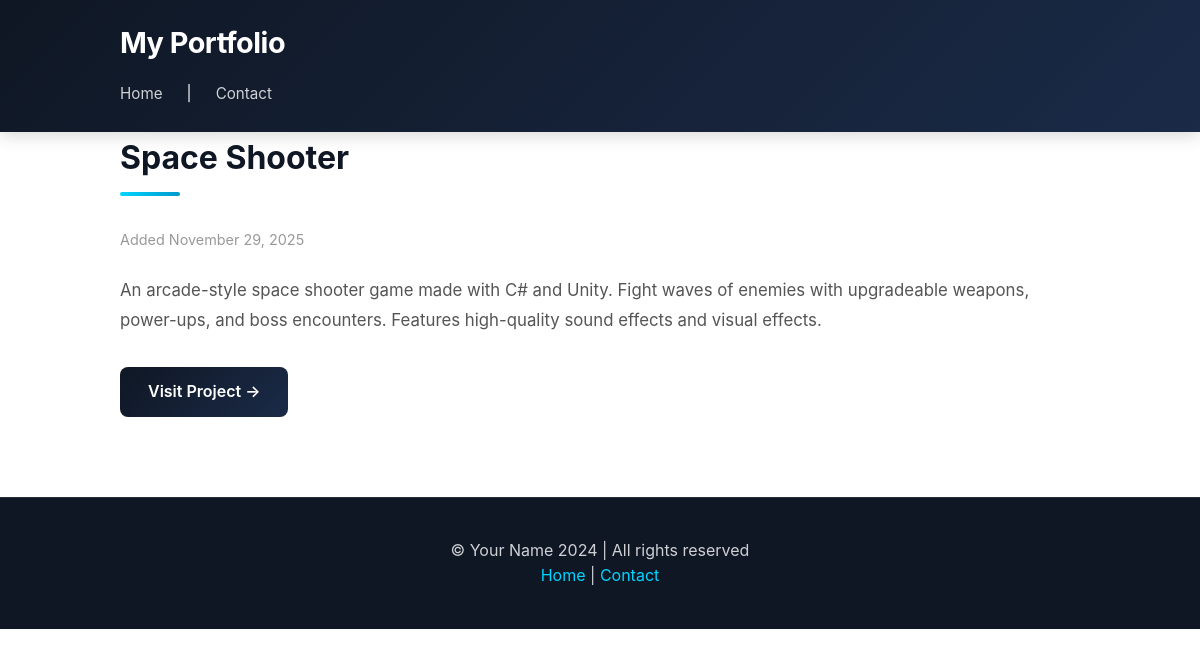
The app's page /project/space-shooter/ with its own data.
### portfolio/models.py (models this page shows, shortened)
class Project(models.Model):
    title = models.CharField(max_length=200)
    slug = models.SlugField(max_length=200, unique=True, blank=True)
    description = models.TextField(blank=True)
    link = models.URLField(blank=True)
    image = models.ImageField(upload_to='projects/', null=True, blank=True)
    category = models.CharField(max_length=100, blank=True, help_text='e.g., Web, Mobile, Design')
    technologies = models.ManyToManyField(Technology, blank=True, help_text='Select technologies used')
    created_at = models.DateTimeField(auto_now_add=True)
    class Meta:
        ordering = ['-created_at']

### portfolio/views.py (the view)
# urls.py: path('project/<slug:slug>/', views.project_detail, name='project_detail'),
def project_detail(request, slug):
    project = get_object_or_404(Project, slug=slug)
    return render(request, 'portfolio/project_detail.html', {'project': project})

### templates/portfolio/project_detail.html (shortened to what this page needs)
{% extends 'base.html' %}
{% block content %}
  <article class="project-detail">
    <h2>{{ project.title }}</h2>
    <div class="meta" style="color: #999; font-size: 0.9rem; margin-bottom: 24px;">
      Added {{ project.created_at|date:"F d, Y" }}
    </div>
    <div class="description" style="font-size: 1.05rem; line-height: 1.8; color: #555; margin-bottom: 32px;">
      {{ project.description|linebreaksbr }}
    </div>
    {% if project.link %}
      <a href="{{ project.link }}" target="_blank" style="display: inline-block; color: #fff; background: linear-gradient(135deg, #0f1724 0%, #1a2a47 100%); padding: 12px 28px; border-radius: 8px; text-decoration: none; font-weight: 600; transition: all 0.3s ease;">
        Visit Project →
      </a>
    {% endif %}
  </article>
{% endblock %}

### static/css/styles.css (style rules this page uses)
:root { --primary: #0f1724; --primary-light: #1a2a47; --accent: #00d4ff; --accent-dark: #0099cc; --text-dark: #1a1a1a; --text-light: #666; --bg-light: #f8f9fa; --border-color: #e0e0e0; --success: #4ade80; --radius: 8px; --shadow: 0 2px 8px rgba(0,0,0,0.1); --shadow-lg: 0 4px 16px rgba(0,0,0,0.15); }
* { margin: 0; padding: 0; box-sizing: border-box; }
html { scroll-behavior: smooth; }
body { font-family: -apple-system, BlinkMacSystemFont, 'Segoe UI', Roboto, 'Helvetica Neue', Arial, sans-serif; background: #fff; color: var(--text-dark); line-height: 1.6; }
h2 { font-size: 2rem; margin-bottom: 32px; color: var(--primary); position: relative; padding-bottom: 12px; }
h2::after { content: ''; position: absolute; bottom: 0; left: 0; width: 60px; height: 4px; background: linear-gradient(90deg, var(--accent), var(--accent-dark)); border-radius: 2px; }

### records on screen
Project: title "Space Shooter", created_at "November 29, 2025", description "An arcade-style space shooter game made with C# and Unity. Fight waves of enemies with upgradeable weapons, power-ups, and boss encounters. Features high-quality sound effects and visual effects."
